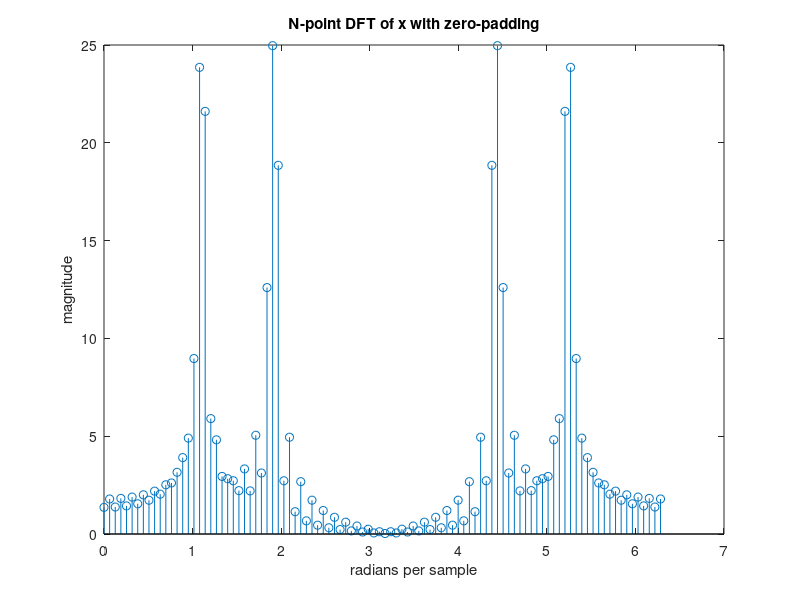
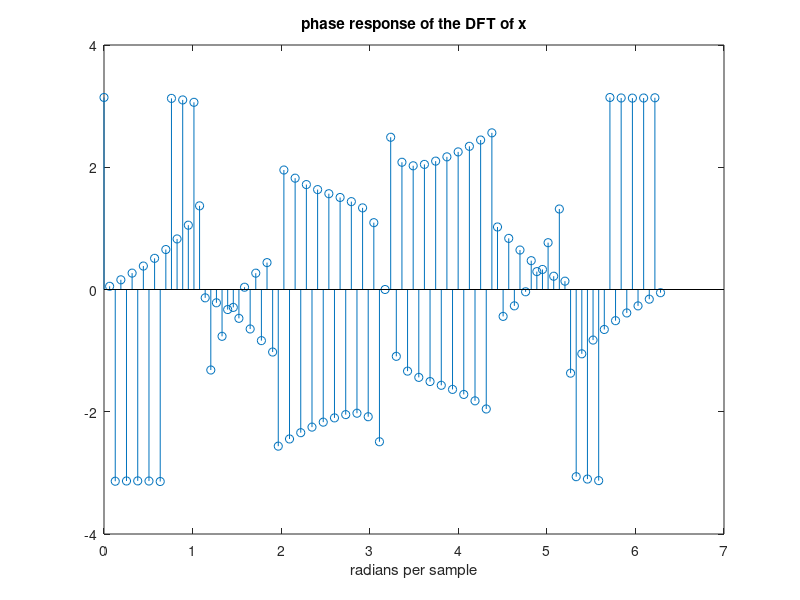
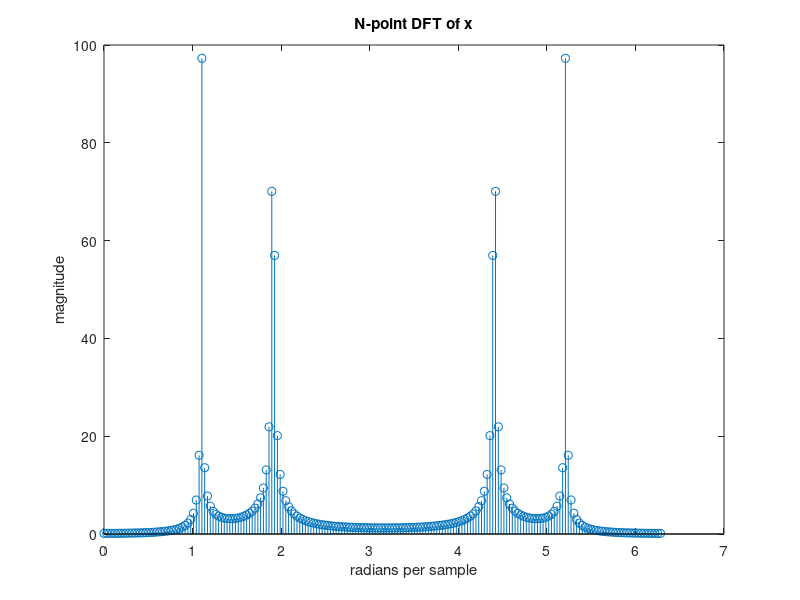
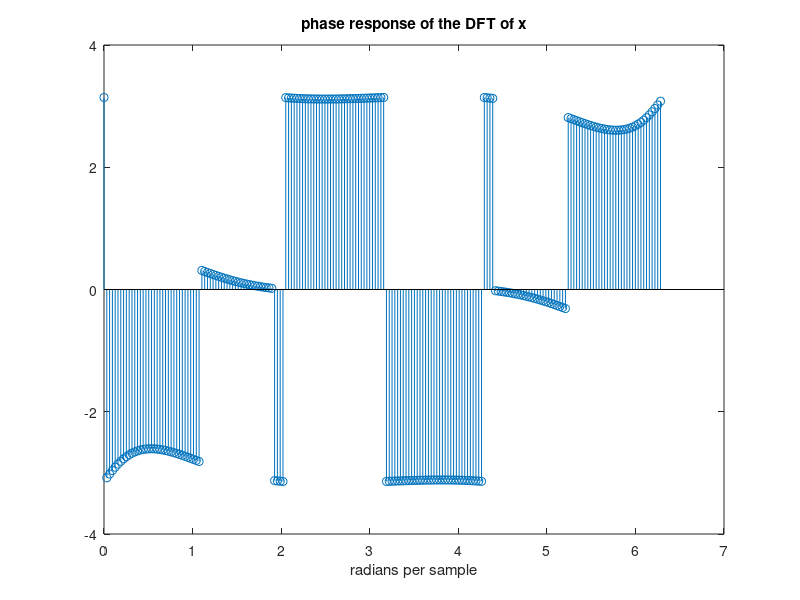

The MATLAB source for these figures, in order:
%%Computing the DFT of a Sinusoid Part 1 

N = 50;
zero_pad = 50; 
n = 0:N-1; 

x = [cos((1394/4000)*pi*n + pi/4) + sin((2418/4000)*pi*n + pi/18), zeros(1,zero_pad)];

fft_x = abs(fft(x,N+zero_pad)); 
deg = linspace(0,2*pi,N+zero_pad);  

phase = angle(fft(x,N+zero_pad)); 

figure 
stem(deg,fft_x)
title('N-point DFT of x with zero-padding')
xlabel('radians per sample') 
ylabel('magnitude')

figure
stem(deg,phase)
title('phase response of the DFT of x')
xlabel('radians per sample')


%% Computing the DFT of a Sinusoid Part 2
N = 200;
n = 0:N-1; 

x = cos((1394/4000)*pi*n + pi/4) + sin((2418/4000)*pi*n + pi/18);

fft_x = abs(fft(x,N)); 
deg = linspace(0,2*pi,N);  

phase = angle(fft(x,N)); 

figure 
stem(deg,fft_x)
title('N-point DFT of x')
xlabel('radians per sample') 
ylabel('magnitude')

figure
stem(deg,phase)
title('phase response of the DFT of x')
xlabel('radians per sample')

%% Direct Approach 
rootsOfUnity = [zeros(1000,1000)]; 


for a = 0:999 
    for b = 0:999
        rootsOfUnity(a+1,b+1) = exp(-1i*2*pi*(a*b)/1000); 
    end 
end   


n = 0:999; 
x = (cos((1394/4000)*pi*n + pi/4) + sin((2418/4000)*pi*n + pi/18))';

tic()
X = abs(rootsOfUnity*x);  
phase = angle(rootsOfUnity*x);
toc()  

deg = linspace(0,2*pi,1000);  

figure 
stem(deg,X) 
title('1000-point DFT via Direct Approach') 
xlabel('radians per sample') 
ylabel('magnitude') 

figure 
stem(deg,phase)
title('phase response of X')
xlabel('radians per sample')
ylabel('phase')

%% Divide-and-Conquer 

N = 1000; 

L = 100; 
M = 10; 

n = 0:N-1; 
x = cos((1394/4000)*pi*n + pi/4) + sin((2418/4000)*pi*n + pi/18); 
y = reshape(x,L,M);  

deg = linspace(0,2*pi,N); 

W_mq = zeros(M,M);
for a = 0:M-1
    for b = 0:M-1
        W_mq(a+1,b+1) = exp(-1i*2*pi*(a*b)/M);
    end
end 

W_lq = zeros(L,M);
for a = 0:L-1
    for b = 0:M-1
        W_lq(a+1,b+1) = exp(-1i*2*pi*(a*b)/(L*M));
    end
end

W_lp = zeros(L,L);
for a = 0:L-1
    for b = 0:L-1
        W_lp(a+1,b+1) = exp(-1i*2*pi*(a*b)/L);
    end
end

tic()
DFT = W_lp*((y*W_mq).*W_lq);  
final_DFT = reshape(DFT',1000,1); 
toc()

phase = reshape(angle(DFT)',1000,1); 

figure 
stem(deg,abs(final_DFT))
title('1000-point DFT via Divide-and-Conquer')
xlabel('radians per sample') 
ylabel('magnitude')

figure
stem(deg,phase)
title('phase response of X')
xlabel('radians per sample')








